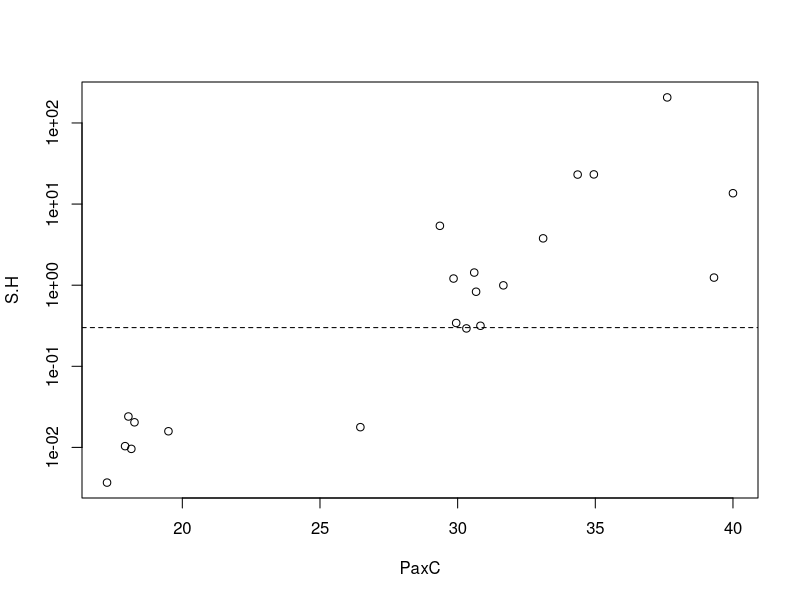
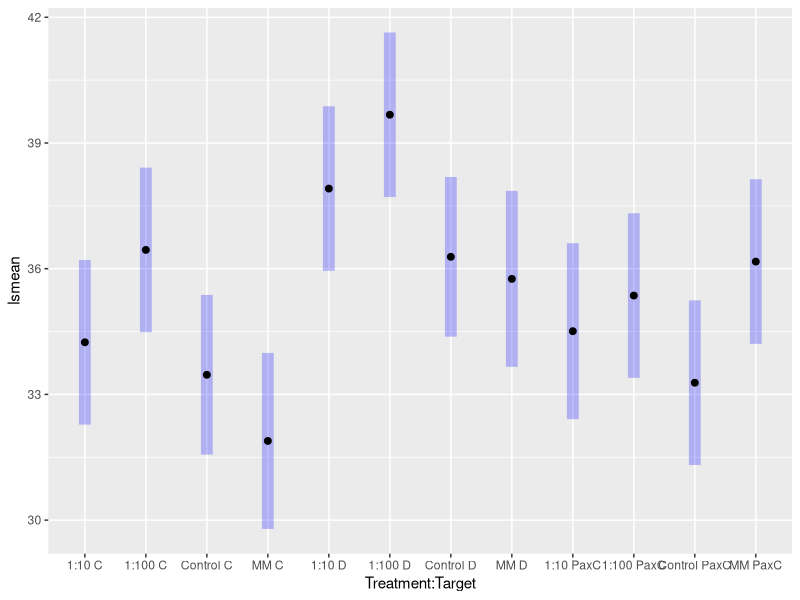

Write the R code that produced these figures, in order.
## ---- chunk 1
options(stringsAsFactors = FALSE)
library(reshape2)
df <- read.delim("RC_20171026_KI_Platy_newextract_test_data.txt", skip=8)[, 1:7]
df <- df[!df$Well %in% c("A1", "A12", "H1", "H12"), ]
df <- df[!df$Sample.Name %in% c("+", "NEC1", "NTC"), ]
df$CT <- as.numeric(as.character(df$Cт))
df <- droplevels(df)
df <- cbind(df,
            reshape2::colsplit(df$Sample.Name, pattern = "-", 
                               names = c("Date", "Sample", "Dilution")))
df <- cbind(df,
            reshape2::colsplit(df$Target.Name, pattern="-",
                               names= c("Target", "MM")))
df$Treatment <- "Control"
df$CT[is.na(df$CT)] <- 40
df0 <- df

res <- dcast(df, Sample.Name ~ Target.Name, value.var = "CT", fun.aggregate=mean, na.rm=T)
res$C.H <- 2^(res$PaxC - res$C)
res$D.H <- 2^(res$PaxC - res$D)
res$S.H <- apply(res[, c("C.H", "D.H")], 1, sum, na.rm=T)
res$Date <- substr(res$Sample.Name, 1, 4)
## ---- chunk 2
with(res, plot(S.H ~ PaxC, log="y"))
abline(h=0.3, lty=2)
res
## ---- chunk 3
library(lsmeans)
df <- read.delim("RC_20171027_KI_CTAB_dil_mm_test_data.txt", skip=8)[, 1:7]
df <- df[!df$Well %in% c("A1", "A12", "H1", "H12"), ]
df <- df[!df$Sample.Name %in% c("+", "NEC1", "NTC"), ]
df$CT <- as.numeric(as.character(df$Cт))
df <- droplevels(df)
df <- cbind(df,
            reshape2::colsplit(df$Sample.Name, pattern = "-", 
                               names = c("Date", "Sample", "Dilution")))
df <- cbind(df,
            reshape2::colsplit(df$Target.Name, pattern="-",
                               names= c("Target", "MM")))
df$Treatment <- paste0(df$Dilution, df$MM)
df$Treatment <- gsub("EN", "MM", df$Treatment)
df$Treatment <- gsub("PU", "MM", df$Treatment)
df$CT[is.na(df$CT)] <- 40

dff <- rbind(df0, df, all=T)
dff <- subset(dff, dff$Sample %in% df$Sample)


mod <- with(dff, lm(CT ~ Treatment * Target))
plot(lsmeans(mod, specs=c("Treatment", "Target")), horizontal=FALSE)
